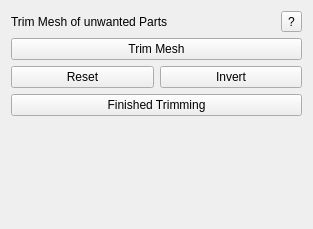
             <widget class="QWidget" name="widget_trimming">
              <property name="geometry">
               <rect>
                <x>0</x>
                <y>0</y>
                <width>313</width>
                <height>229</height>
               </rect>
              </property>
              <attribute name="label">
               <string>Trim</string>
              </attribute>
              <layout class="QVBoxLayout" name="verticalLayout_13">
               <item>
                <layout class="QHBoxLayout" name="horizontalLayout_16">
                 <item>
                  <widget class="QLabel" name="label_14">
                   <property name="text">
                    <string>Trim Mesh of unwanted Parts</string>
                   </property>
                  </widget>
                 </item>
                 <item>
                  <widget class="QToolButton" name="toolButton_6">
                   <property name="text">
                    <string>?</string>
                   </property>
                  </widget>
                 </item>
                </layout>
               </item>
               <item>
                <widget class="QPushButton" name="pushButton_trim_mesh">
                 <property name="text">
                  <string>Trim Mesh</string>
                 </property>
                </widget>
               </item>
               <item>
                <layout class="QHBoxLayout" name="horizontalLayout_17">
                 <item>
                  <widget class="QPushButton" name="pushButton_reset_trim">
                   <property name="text">
                    <string>Reset</string>
                   </property>
                  </widget>
                 </item>
                 <item>
                  <widget class="QPushButton" name="pushButton_invert_trim">
                   <property name="text">
                    <string>Invert</string>
                   </property>
                  </widget>
                 </item>
                </layout>
               </item>
               <item>
                <widget class="QPushButton" name="pushButton_finished_trim">
                 <property name="text">
                  <string>Finished Trimming</string>
                 </property>
                </widget>
               </item>
               <item>
                <spacer name="verticalSpacer_7">
                 <property name="orientation">
                  <enum>Qt::Vertical</enum>
                 </property>
                 <property name="sizeHint" stdset="0">
                  <size>
                   <width>20</width>
                   <height>40</height>
                  </size>
                 </property>
                </spacer>
               </item>
              </layout>
             </widget>
